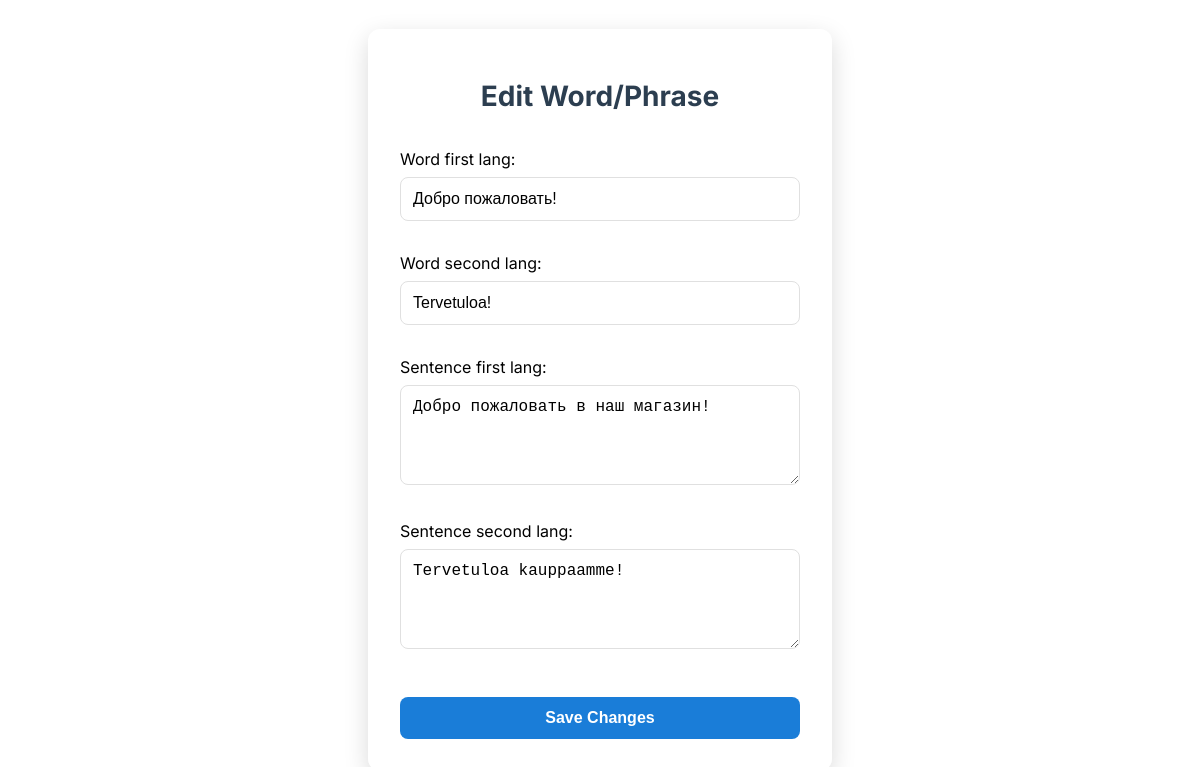
Page /edit/2/ on the committed database.
### content_manager/models.py (models this page shows, shortened)
class WordPhrase(models.Model):
    word_first_lang = models.CharField(max_length=255)
    sentence_first_lang = models.TextField(blank=True, null=True)
    word_second_lang = models.CharField(max_length=255)
    sentence_second_lang = models.TextField(blank=True, null=True)

### content_manager/views.py (the view)
# urls.py: path('edit/<int:pk>/', views.edit_word, name='edit_word'),
def edit_word(request, pk):
    word = get_object_or_404(WordPhrase, pk=pk)
    if request.method == "POST":
        form = WordPhraseForm(request.POST, instance=word)
        if form.is_valid():
            form.save()
            return redirect('word_list')
    else:
        form = WordPhraseForm(instance=word)
    return render(request, 'content_manager/edit_word.html', {'form': form})

### content_manager/forms.py
class WordPhraseForm(forms.ModelForm):
    class Meta:
        model = WordPhrase
        fields = ['word_first_lang', 'word_second_lang', 'sentence_first_lang', 'sentence_second_lang']
    def __init__(self, *args, **kwargs):
        super().__init__(*args, **kwargs)
        self.fields['word_first_lang'].required = True
        self.fields['word_second_lang'].required = True

### content_manager/templates/content_manager/edit_word.html (shortened to what this page needs)
<!DOCTYPE html>
<html lang="en">
<head>
</head>
<body>
    <div class="form-container">
        <h1>Edit Word/Phrase</h1>
        <form method="post">
            {{ form.as_p }}
            <button type="submit">Save Changes</button>
        </form>
    </div>
</body>
</html>

### content_manager/templates/content_manager/edit_word.html (style rules this page uses)
body, html { margin: 0; padding: 0; height: 100%; font-family: 'Inter', sans-serif; background-color: #ffffff; display: flex; justify-content: center; align-items: center; }
.form-container { background: #ffffff; padding: 2rem; border-radius: 12px; box-shadow: 0 8px 24px rgba(0, 0, 0, 0.15); width: 100%; max-width: 400px; margin: 40px 0; }
h1 { text-align: center; color: #2c3e50; margin-bottom: 1.5rem; font-size: 1.75rem; font-weight: 700; }
form { display: flex; flex-direction: column; }
form p { margin: 0.75rem 0; }
input, textarea { width: 100%; padding: 0.75rem; margin: 0.5rem 0; border: 1px solid #e0e0e0; border-radius: 8px; font-size: 1rem; box-sizing: border-box; transition: border-color 0.3s ease, box-shadow 0.3s ease; }
textarea { resize: vertical; height: 100px; }
button { background-color: #1a7dd8; color: white; padding: 0.75rem; border: none; border-radius: 8px; font-size: 1rem; font-weight: 600; cursor: pointer; margin-top: 1.5rem; transition: background-color 0.3s ease, transform 0.2s ease; }

### rows in the picture
WordPhrase: word_first_lang "Добро пожаловать!", word_second_lang "Tervetuloa!", sentence_first_lang "Добро пожаловать в наш магазин!", sentence_second_lang "Tervetuloa kauppaamme!"
